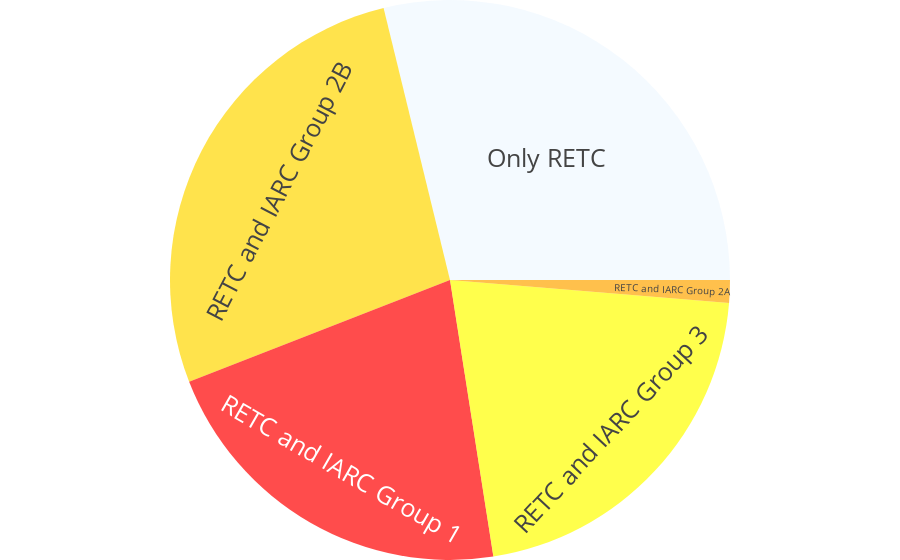

Here is the notebook cell this chart was saved with:
### Markdown cell above
### Cambios en la gráfica

### Code cell
fig.update_layout({
"plot_bgcolor": "rgba(0, 0, 0, 0)",
"paper_bgcolor": "rgba(0, 0, 0, 0)",
})

fig.update_layout(margin = dict(t=0, l=0, r=0, b=0), font=dict(size=25))

### Figure 1 — Plotly figure (JSON) as saved in the notebook; plotly's stock layout.template omitted (floating-point values rounded to 4 significant figures)
{"data": [{"branchvalues": "total", "customdata": [["RETC and IARC Group 2B"], ["RETC and IARC Group 3"], ["Listed in IARC without Group"], ["Only RETC"], ["RETC and IARC Group 1"], ["RETC and IARC Group 2A"]], "domain": {"x": [0, 1], "y": [0, 1]}, "hovertemplate": "labels=%{label}<br>percentage=%{value}<br>parent=%{parent}<br>id=%{id}<br>iarc=%{customdata[0]}<extra></extra>", "ids": ["RETC and IARC Group 2B", "RETC and IARC Group 3", "Listed in IARC without Group", "Only RETC", "RETC and IARC Group 1", "RETC and IARC Group 2A"], "labels": ["RETC and IARC Group 2B", "RETC and IARC Group 3", "Listed in IARC without Group", "Only RETC", "RETC and IARC Group 1", "RETC and IARC Group 2A"], "marker": {"colors": ["gold", "yellow", "purple", "aliceblue", "red", "orange"]}, "name": "", "parents": ["", "", "", "", "", ""], "type": "sunburst", "values": [27.11, 21.22, 0.003, 28.81, 21.56, 1.302]}], "layout": {"font": {"size": 25}, "legend": {"tracegroupgap": 0}, "margin": {"b": 0, "l": 0, "r": 0, "t": 0}, "paper_bgcolor": "rgba(0, 0, 0, 0)", "plot_bgcolor": "rgba(0, 0, 0, 0)"}}
